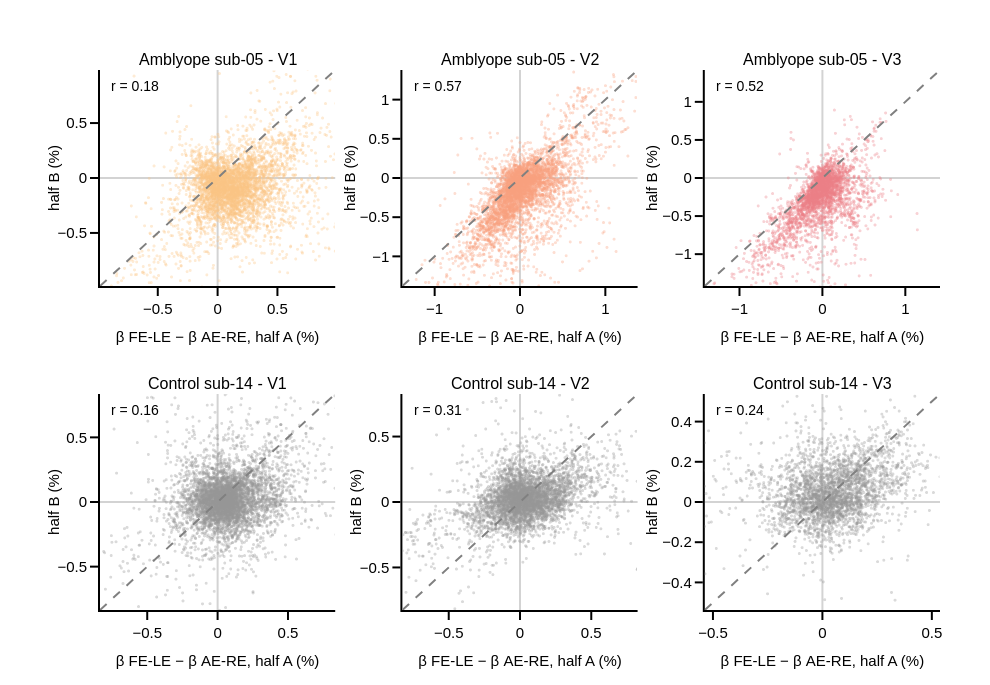

Notebook cell for this chart:
### Code cell
# Figure A: split-half maps of representative subjects (as Nasr Fig. 6)
early = ['V1', 'V2', 'V3']
mean_r = df_sh[(df_sh.split == 'interleaved') & df_sh.roi.isin(early)].groupby(['group', 'subject']).r_true.mean()
examples = {g: (mean_r[g] - mean_r[g].median()).abs().idxmin() for g in groups}
print('Representative subjects:', examples)

fig = make_subplots(rows=2, cols=3, horizontal_spacing=0.08, vertical_spacing=0.2,
                    subplot_titles=['{} {} - {}'.format(group_labels[g][:-1], examples[g], roi) for g in groups for roi in early])
for r_i, group in enumerate(groups, start=1):
    sv = sh_vertex[examples[group]]
    for c_i, roi in enumerate(early, start=1):
        m = sv['keep'] & (sv['roi'] == roi) & np.isfinite(sv['d_A']) & np.isfinite(sv['d_B'])
        x_v, y_v = sv['d_A'][m], sv['d_B'][m]
        lim = np.nanpercentile(np.abs(np.concatenate([x_v, y_v])), 99)
        n = (r_i - 1) * 3 + c_i
        xref, yref = 'x{}'.format('' if n == 1 else n), 'y{}'.format('' if n == 1 else n)
        fig.add_shape(type='line', x0=-lim, x1=lim, y0=-lim, y1=lim, xref=xref, yref=yref, line=dict(color='grey', dash='dash'))
        fig.add_trace(go.Scattergl(x=x_v, y=y_v, mode='markers', showlegend=False,
                                   marker=dict(size=3, opacity=0.35, color=roi_colors_rgb[roi] if group == 'patient' else ctrl_color)),
                      row=r_i, col=c_i)
        fig.add_annotation(x=0.04, y=0.97, xref='{} domain'.format(xref), yref='{} domain'.format(yref), xanchor='left', yanchor='top',
                           text='r = {:.2f}'.format(stats.spearmanr(x_v, y_v).correlation), showarrow=False, font=dict(size=14))
        fig.update_xaxes(range=[-lim, lim], row=r_i, col=c_i)
        fig.update_yaxes(range=[-lim, lim], row=r_i, col=c_i)
fig.update_xaxes(title_text='β FE-LE − β AE-RE, half A (%)', showline=True, zeroline=True, zerolinecolor='lightgrey')
fig.update_yaxes(title_text='half B (%)', showline=True, zeroline=True, zerolinecolor='lightgrey')
fig.update_layout(template=fig_template, height=2 * rois_plot_height * 1.4 + fig_margin[1] + fig_margin[3],
                  width=3 * rois_plot_height * 1.4 + fig_margin[0] + fig_margin[2],
                  margin_l=fig_margin[0], margin_t=fig_margin[1] + 20, margin_r=fig_margin[2], margin_b=fig_margin[3])
fig.show()
fig.write_image('{}/od_q5_A_split_half_maps.pdf'.format(fig_dir))

### Figure 1 — Plotly figure (JSON) as saved in the notebook; plotly's stock layout.template omitted (floating-point values rounded to 4 significant figures; data arrays with more than 128 entries replaced by an {"elided": "..."} marker saying what was removed)
{"data": [{"marker": {"color": "rgb(250, 196, 132)", "opacity": 0.35, "size": 3}, "mode": "markers", "showlegend": false, "type": "scattergl", "x": {"elided": "4667 float values"}, "xaxis": "x", "y": {"elided": "4667 float values"}, "yaxis": "y"}, {"marker": {"color": "rgb(248, 160, 126)", "opacity": 0.35, "size": 3}, "mode": "markers", "showlegend": false, "type": "scattergl", "x": {"elided": "4719 float values"}, "xaxis": "x2", "y": {"elided": "4719 float values"}, "yaxis": "y2"}, {"marker": {"color": "rgb(235, 127, 134)", "opacity": 0.35, "size": 3}, "mode": "markers", "showlegend": false, "type": "scattergl", "x": {"elided": "3216 float values"}, "xaxis": "x3", "y": {"elided": "3216 float values"}, "yaxis": "y3"}, {"marker": {"color": "rgb(150,150,150)", "opacity": 0.35, "size": 3}, "mode": "markers", "showlegend": false, "type": "scattergl", "x": {"elided": "5316 float values"}, "xaxis": "x4", "y": {"elided": "5316 float values"}, "yaxis": "y4"}, {"marker": {"color": "rgb(150,150,150)", "opacity": 0.35, "size": 3}, "mode": "markers", "showlegend": false, "type": "scattergl", "x": {"elided": "4614 float values"}, "xaxis": "x5", "y": {"elided": "4614 float values"}, "yaxis": "y5"}, {"marker": {"color": "rgb(150,150,150)", "opacity": 0.35, "size": 3}, "mode": "markers", "showlegend": false, "type": "scattergl", "x": {"elided": "3123 float values"}, "xaxis": "x6", "y": {"elided": "3123 float values"}, "yaxis": "y6"}], "layout": {"annotations": [{"font": {"size": 16}, "showarrow": false, "text": "Amblyope sub-05 - V1", "x": 0.14, "xanchor": "center", "xref": "paper", "y": 1, "yanchor": "bottom", "yref": "paper"}, {"font": {"size": 16}, "showarrow": false, "text": "Amblyope sub-05 - V2", "x": 0.5, "xanchor": "center", "xref": "paper", "y": 1, "yanchor": "bottom", "yref": "paper"}, {"font": {"size": 16}, "showarrow": false, "text": "Amblyope sub-05 - V3", "x": 0.86, "xanchor": "center", "xref": "paper", "y": 1, "yanchor": "bottom", "yref": "paper"}, {"font": {"size": 16}, "showarrow": false, "text": "Control sub-14 - V1", "x": 0.14, "xanchor": "center", "xref": "paper", "y": 0.4, "yanchor": "bottom", "yref": "paper"}, {"font": {"size": 16}, "showarrow": false, "text": "Control sub-14 - V2", "x": 0.5, "xanchor": "center", "xref": "paper", "y": 0.4, "yanchor": "bottom", "yref": "paper"}, {"font": {"size": 16}, "showarrow": false, "text": "Control sub-14 - V3", "x": 0.86, "xanchor": "center", "xref": "paper", "y": 0.4, "yanchor": "bottom", "yref": "paper"}, {"font": {"size": 14}, "showarrow": false, "text": "r = 0.18", "x": 0.04, "xanchor": "left", "xref": "x domain", "y": 0.97, "yanchor": "top", "yref": "y domain"}, {"font": {"size": 14}, "showarrow": false, "text": "r = 0.57", "x": 0.04, "xanchor": "left", "xref": "x2 domain", "y": 0.97, "yanchor": "top", "yref": "y2 domain"}, {"font": {"size": 14}, "showarrow": false, "text": "r = 0.52", "x": 0.04, "xanchor": "left", "xref": "x3 domain", "y": 0.97, "yanchor": "top", "yref": "y3 domain"}, {"font": {"size": 14}, "showarrow": false, "text": "r = 0.16", "x": 0.04, "xanchor": "left", "xref": "x4 domain", "y": 0.97, "yanchor": "top", "yref": "y4 domain"}, {"font": {"size": 14}, "showarrow": false, "text": "r = 0.31", "x": 0.04, "xanchor": "left", "xref": "x5 domain", "y": 0.97, "yanchor": "top", "yref": "y5 domain"}, {"font": {"size": 14}, "showarrow": false, "text": "r = 0.24", "x": 0.04, "xanchor": "left", "xref": "x6 domain", "y": 0.97, "yanchor": "top", "yref": "y6 domain"}], "height": 685, "margin": {"b": 75, "l": 100, "r": 50, "t": 70}, "shapes": [{"line": {"color": "grey", "dash": "dash"}, "type": "line", "x0": -0.9829, "x1": 0.9829, "xref": "x", "y0": -0.9829, "y1": 0.9829, "yref": "y"}, {"line": {"color": "grey", "dash": "dash"}, "type": "line", "x0": -1.378, "x1": 1.378, "xref": "x2", "y0": -1.378, "y1": 1.378, "yref": "y2"}, {"line": {"color": "grey", "dash": "dash"}, "type": "line", "x0": -1.418, "x1": 1.418, "xref": "x3", "y0": -1.418, "y1": 1.418, "yref": "y3"}, {"line": {"color": "grey", "dash": "dash"}, "type": "line", "x0": -0.8355, "x1": 0.8355, "xref": "x4", "y0": -0.8355, "y1": 0.8355, "yref": "y4"}, {"line": {"color": "grey", "dash": "dash"}, "type": "line", "x0": -0.825, "x1": 0.825, "xref": "x5", "y0": -0.825, "y1": 0.825, "yref": "y5"}, {"line": {"color": "grey", "dash": "dash"}, "type": "line", "x0": -0.5372, "x1": 0.5372, "xref": "x6", "y0": -0.5372, "y1": 0.5372, "yref": "y6"}], "width": 990, "xaxis": {"anchor": "y", "domain": [0, 0.28], "range": [-0.9829, 0.9829], "showline": true, "title": {"text": "β FE-LE − β AE-RE, half A (%)"}, "type": "linear", "zeroline": true, "zerolinecolor": "lightgrey"}, "xaxis2": {"anchor": "y2", "domain": [0.36, 0.64], "range": [-1.378, 1.378], "showline": true, "title": {"text": "β FE-LE − β AE-RE, half A (%)"}, "type": "linear", "zeroline": true, "zerolinecolor": "lightgrey"}, "xaxis3": {"anchor": "y3", "domain": [0.72, 1], "range": [-1.418, 1.418], "showline": true, "title": {"text": "β FE-LE − β AE-RE, half A (%)"}, "type": "linear", "zeroline": true, "zerolinecolor": "lightgrey"}, "xaxis4": {"anchor": "y4", "domain": [0, 0.28], "range": [-0.8355, 0.8355], "showline": true, "title": {"text": "β FE-LE − β AE-RE, half A (%)"}, "type": "linear", "zeroline": true, "zerolinecolor": "lightgrey"}, "xaxis5": {"anchor": "y5", "domain": [0.36, 0.64], "range": [-0.825, 0.825], "showline": true, "title": {"text": "β FE-LE − β AE-RE, half A (%)"}, "type": "linear", "zeroline": true, "zerolinecolor": "lightgrey"}, "xaxis6": {"anchor": "y6", "domain": [0.72, 1], "range": [-0.5372, 0.5372], "showline": true, "title": {"text": "β FE-LE − β AE-RE, half A (%)"}, "type": "linear", "zeroline": true, "zerolinecolor": "lightgrey"}, "yaxis": {"anchor": "x", "domain": [0.6, 1], "range": [-0.9829, 0.9829], "showline": true, "title": {"text": "half B (%)"}, "type": "linear", "zeroline": true, "zerolinecolor": "lightgrey"}, "yaxis2": {"anchor": "x2", "domain": [0.6, 1], "range": [-1.378, 1.378], "showline": true, "title": {"text": "half B (%)"}, "type": "linear", "zeroline": true, "zerolinecolor": "lightgrey"}, "yaxis3": {"anchor": "x3", "domain": [0.6, 1], "range": [-1.418, 1.418], "showline": true, "title": {"text": "half B (%)"}, "type": "linear", "zeroline": true, "zerolinecolor": "lightgrey"}, "yaxis4": {"anchor": "x4", "domain": [0, 0.4], "range": [-0.8355, 0.8355], "showline": true, "title": {"text": "half B (%)"}, "type": "linear", "zeroline": true, "zerolinecolor": "lightgrey"}, "yaxis5": {"anchor": "x5", "domain": [0, 0.4], "range": [-0.825, 0.825], "showline": true, "title": {"text": "half B (%)"}, "type": "linear", "zeroline": true, "zerolinecolor": "lightgrey"}, "yaxis6": {"anchor": "x6", "domain": [0, 0.4], "range": [-0.5372, 0.5372], "showline": true, "title": {"text": "half B (%)"}, "type": "linear", "zeroline": true, "zerolinecolor": "lightgrey"}}}
